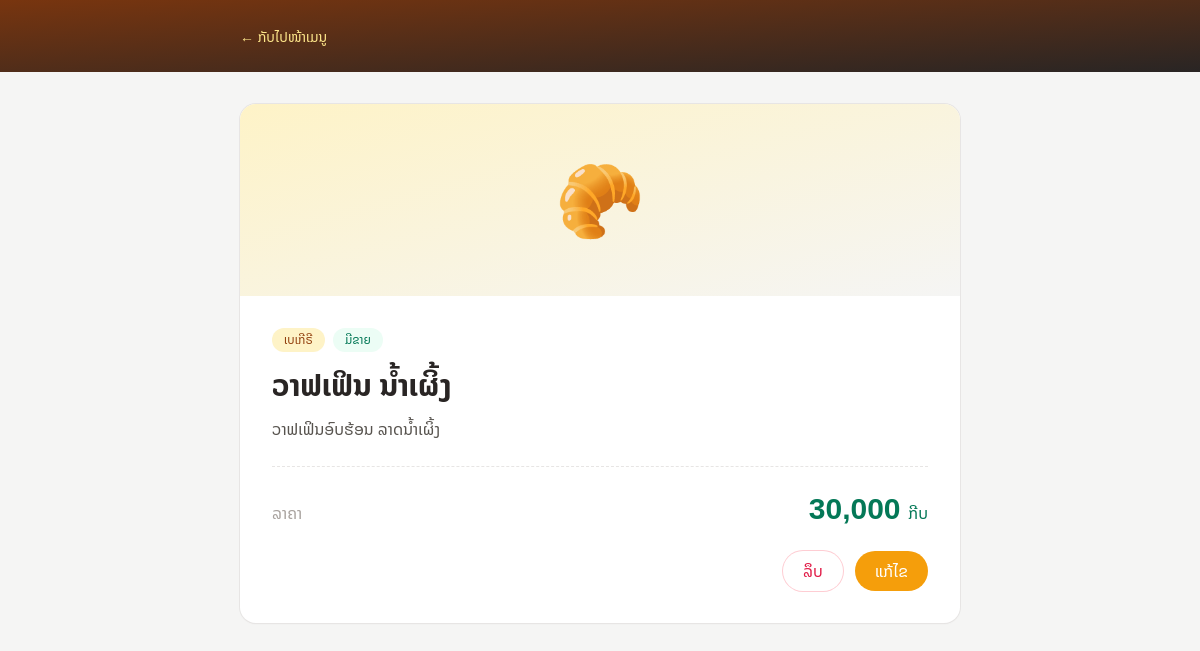
The app's page /menu/20/ with its own data.
### menu/models.py (models this page shows, shortened)
class Product(models.Model):
    category = models.ForeignKey(
        Category, on_delete=models.CASCADE, related_name='products'
    )
    name = models.CharField(max_length=100)
    description = models.TextField(blank=True)
    price = models.DecimalField(max_digits=10, decimal_places=0)
    is_available = models.BooleanField(default=True)
    created_at = models.DateTimeField(auto_now_add=True)
    class Meta:
        ordering = ['-created_at']

class Category(models.Model):
    name = models.CharField(max_length=50)

### menu/views.py (the view)
# urls.py: path('<int:pk>/', views.product_detail, name='product_detail'),
def product_detail(request, pk):
    product = get_object_or_404(Product, pk=pk)
    return render(request, 'menu/detail.html', {'product': product})

### menu/templates/menu/detail.html (shortened to what this page needs)
{% load humanize %}
<!DOCTYPE html>
<html lang="lo">
<head>
  <script src="https://cdn.tailwindcss.com"></script>
</head>
<body class="bg-stone-100 min-h-screen text-stone-800">
  <header class="bg-gradient-to-br from-amber-900 to-stone-800 text-amber-50">
    <div class="max-w-3xl mx-auto px-6 py-6">
      <a href="{% url 'menu_list' %}" class="inline-flex items-center gap-2 text-sm text-amber-200 hover:text-white">
        ← ກັບໄປໜ້າເມນູ
      </a>
    </div>
  </header>
  <main class="max-w-3xl mx-auto px-6 py-8">
    <article class="overflow-hidden rounded-2xl bg-white shadow-sm ring-1 ring-stone-200">
      <div class="flex h-48 items-center justify-center bg-gradient-to-br from-amber-100 to-stone-100 text-7xl">
        {% if product.category.name == "ຊາ" %}🍵{% elif product.category.name == "ເບເກີຣີ" %}🥐{% elif product.category.name == "ນ້ຳປັ່ນ & ໂຊດາ" %}🥤{% else %}☕{% endif %}
      </div>
      <div class="p-6 sm:p-8">
        <div class="flex flex-wrap items-center gap-2">
          <span class="inline-flex items-center rounded-full bg-amber-100 px-3 py-1 text-xs font-medium text-amber-800">
            {{ product.category.name }}
          </span>
          {% if product.is_available %}
            <span class="inline-flex items-center rounded-full bg-emerald-50 px-3 py-1 text-xs font-medium text-emerald-700">ມີຂາຍ</span>
          {% else %}
            <span class="inline-flex items-center rounded-full bg-rose-50 px-3 py-1 text-xs font-medium text-rose-700">ໝົດຊົ່ວຄາວ</span>
          {% endif %}
        </div>
        <h1 class="mt-4 text-3xl font-bold">{{ product.name }}</h1>
        {% if product.description %}
          <p class="mt-3 leading-relaxed text-stone-600">{{ product.description }}</p>
        {% endif %}
        <div class="mt-6 flex items-baseline justify-between border-t border-dashed border-stone-200 pt-6">
          <span class="text-stone-400">ລາຄາ</span>
          <p class="text-3xl font-bold text-emerald-700">
            {{ product.price|intcomma }} <span class="text-base font-medium">ກີບ</span>
          </p>
        </div>
        <div class="mt-6 flex justify-end gap-3">
          <a href="{% url 'product_delete' product.pk %}" class="rounded-full px-5 py-2 font-medium text-rose-600 ring-1 ring-rose-200 hover:bg-rose-50">ລຶບ</a>
          <a href="{% url 'product_update' product.pk %}" class="rounded-full bg-amber-500 px-5 py-2 font-medium text-white hover:bg-amber-600">ແກ້ໄຂ</a>
        </div>
      </div>
    </article>
  </main>
</body>
</html>

### menu/templates/menu/detail.html (style rules this page uses)
body { font-family: 'Noto Sans Lao', sans-serif; }

### records on screen
Product: category.name "ເບເກີຣີ", name "ວາຟເຟິນ ນ້ຳເຜິ້ງ", description "ວາຟເຟິນອົບຮ້ອນ ລາດນ້ຳເຜິ້ງ", price "30,000"
